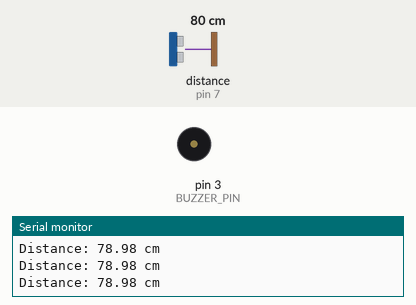
A sketch run on a simulated Arduino Uno, built with avr-gcc and run on an emulated ATmega328P. Parts: buzzer (waves = sounding), the last lines printed to the serial monitor. Wiring (inferred from the names in the program): ultrasonic range finder: trigger pin 6; echo pin 7. The inputs (shaded band) are chosen by the test bench; at power-on: distance to the obstacle (sensor on pin 7) 80 cm. The echo pulse lasts 58.3 µs per cm.

Above: at 1.3 s.
1.4 s: distance to the obstacle (sensor on pin 7) set to 23 cm
2.9 s: distance to the obstacle (sensor on pin 7) set to 18 cm
At 10.9 s:
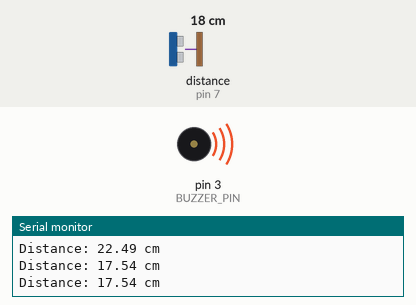
Timing chart, 0 to 11.9 s (numbered marks = the images above; inputs shaded):
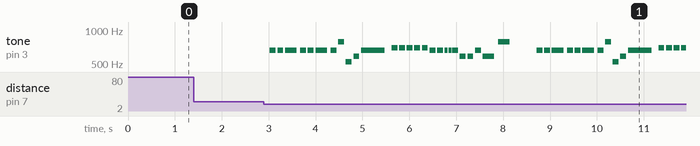

Measured:
- the behaviour switches between 21 and 20 cm on distance to the obstacle (sensor on pin 7) (found by bisection; images 0 and 1)
- after the input at 2.9 s, tone on pin 3 (BUZZER_PIN): plays 659 Hz for 0.13 s, 659 Hz for 0.13 s, 659 Hz for 0.25 s, 659 Hz for 0.13 s, 659 Hz for 0.13 s, 659 Hz for 0.25 s … (41 notes in this stretch), starting after 0.13 s

The sketch:

Ultrasonic_sensor_melody.ino
```cpp
#include "pitches.h"

// constants won't change
const int TRIG_PIN   = 6; // Arduino pin connected to Ultrasonic Sensor's TRIG pin
const int ECHO_PIN   = 7; // Arduino pin connected to Ultrasonic Sensor's ECHO pin
const int BUZZER_PIN = 3; // Arduino pin connected to Piezo Buzzer's pin
const int DISTANCE_THRESHOLD = 20; // centimeters

// variables will change:
float duration_us, distance_cm;

// notes in the melody:
int melody[] = {
  NOTE_E5, NOTE_E5, NOTE_E5,
  NOTE_E5, NOTE_E5, NOTE_E5,
  NOTE_E5, NOTE_G5, NOTE_C5, NOTE_D5,
  NOTE_E5,
  NOTE_F5, NOTE_F5, NOTE_F5, NOTE_F5,
  NOTE_F5, NOTE_E5, NOTE_E5, NOTE_E5, NOTE_E5,
  NOTE_E5, NOTE_D5, NOTE_D5, NOTE_E5,
  NOTE_D5, NOTE_G5
};

// note durations: 4 = quarter note, 8 = eighth note, etc, also called tempo:
int noteDurations[] = {
  8, 8, 4,
  8, 8, 4,
  8, 8, 8, 8,
  2,
  8, 8, 8, 8,
  8, 8, 8, 16, 16,
  8, 8, 8, 8,
  4, 4
};

void setup() {
  Serial.begin(9600);
  pinMode(TRIG_PIN, OUTPUT);   // set arduino pin to output mode
  pinMode(ECHO_PIN, INPUT);    // set arduino pin to input mode
}

void loop() {
  // generate 10-microsecond pulse to TRIG pin
  digitalWrite(TRIG_PIN, HIGH);
  delayMicroseconds(10);
  digitalWrite(TRIG_PIN, LOW);

  // measure duration of pulse from ECHO pin
  duration_us = pulseIn(ECHO_PIN, HIGH);
  // calculate the distance
  distance_cm = 0.017 * duration_us;
  Serial.print("Distance: ");
  Serial.print(distance_cm);
  Serial.println(" cm");

  if(distance_cm < DISTANCE_THRESHOLD)
    buzzer(); // play a song

  delay(500);
}

void buzzer() {
  // iterate over the notes of the melody:
  int size = sizeof(noteDurations) / sizeof(int);

  for (int thisNote = 0; thisNote < size; thisNote++) {
    // to calculate the note duration, take one second divided by the note type.
    //e.g. quarter note = 1000 / 4, eighth note = 1000/8, etc.
    int noteDuration = 1000 / noteDurations[thisNote];
    tone(BUZZER_PIN, melody[thisNote], noteDuration);

    // to distinguish the notes, set a minimum time between them.
    // the note's duration + 30% seems to work well:
    int pauseBetweenNotes = noteDuration * 1.30;
    delay(pauseBetweenNotes);
    // stop the tone playing:
    noTone(BUZZER_PIN);
  }
}
```

pitches.h
```cpp
/*************************************************
 * Public Constants
 *************************************************/

#define NOTE_B0  31
#define NOTE_C1  33
#define NOTE_CS1 35
#define NOTE_D1  37
#define NOTE_DS1 39
#define NOTE_E1  41
#define NOTE_F1  44
#define NOTE_FS1 46
#define NOTE_G1  49
#define NOTE_GS1 52
#define NOTE_A1  55
#define NOTE_AS1 58
#define NOTE_B1  62
#define NOTE_C2  65
#define NOTE_CS2 69
#define NOTE_D2  73
#define NOTE_DS2 78
#define NOTE_E2  82
#define NOTE_F2  87
#define NOTE_FS2 93
#define NOTE_G2  98
#define NOTE_GS2 104
#define NOTE_A2  110
#define NOTE_AS2 117
#define NOTE_B2  123
#define NOTE_C3  131
#define NOTE_CS3 139
#define NOTE_D3  147
#define NOTE_DS3 156
#define NOTE_E3  165
#define NOTE_F3  175
#define NOTE_FS3 185
#define NOTE_G3  196
#define NOTE_GS3 208
#define NOTE_A3  220
#define NOTE_AS3 233
#define NOTE_B3  247
#define NOTE_C4  262
#define NOTE_CS4 277
#define NOTE_D4  294
#define NOTE_DS4 311
#define NOTE_E4  330
#define NOTE_F4  349
#define NOTE_FS4 370
#define NOTE_G4  392
#define NOTE_GS4 415
#define NOTE_A4  440
#define NOTE_AS4 466
#define NOTE_B4  494
#define NOTE_C5  523
#define NOTE_CS5 554
#define NOTE_D5  587
#define NOTE_DS5 622
#define NOTE_E5  659
#define NOTE_F5  698
#define NOTE_FS5 740
#define NOTE_G5  784
#define NOTE_GS5 831
#define NOTE_A5  880
#define NOTE_AS5 932
#define NOTE_B5  988
#define NOTE_C6  1047
#define NOTE_CS6 1109
#define NOTE_D6  1175
#define NOTE_DS6 1245
#define NOTE_E6  1319
#define NOTE_F6  1397
#define NOTE_FS6 1480
#define NOTE_G6  1568
#define NOTE_GS6 1661
#define NOTE_A6  1760
#define NOTE_AS6 1865
#define NOTE_B6  1976
#define NOTE_C7  2093
#define NOTE_CS7 2217
#define NOTE_D7  2349
#define NOTE_DS7 2489
#define NOTE_E7  2637
#define NOTE_F7  2794
#define NOTE_FS7 2960
#define NOTE_G7  3136
#define NOTE_GS7 3322
#define NOTE_A7  3520
#define NOTE_AS7 3729
#define NOTE_B7  3951
#define NOTE_C8  4186
#define NOTE_CS8 4435
#define NOTE_D8  4699
#define NOTE_DS8 4978
```
